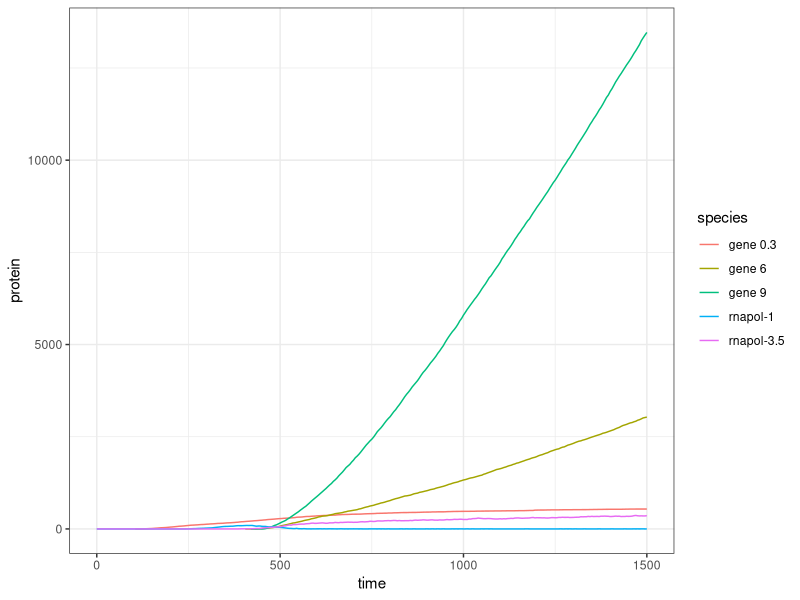

Reproduce this figure in R.
require(ggplot2)
require(tidyverse)

cts = read_tsv("example_output_phage_counts.tsv")

species.of.interest = c("gene 0.3", "rnapol-1", "rnapol-3.5", "gene 6", "gene 9")
cts.to.graph = cts %>% filter(species %in% species.of.interest)

#Choose from protein, transcript, or ribo_density
to.graph="protein"

#Create plot
ggplot(cts.to.graph, aes_string(x="time", y=to.graph, color="species")) + 
  geom_line() +
  theme_bw()

       